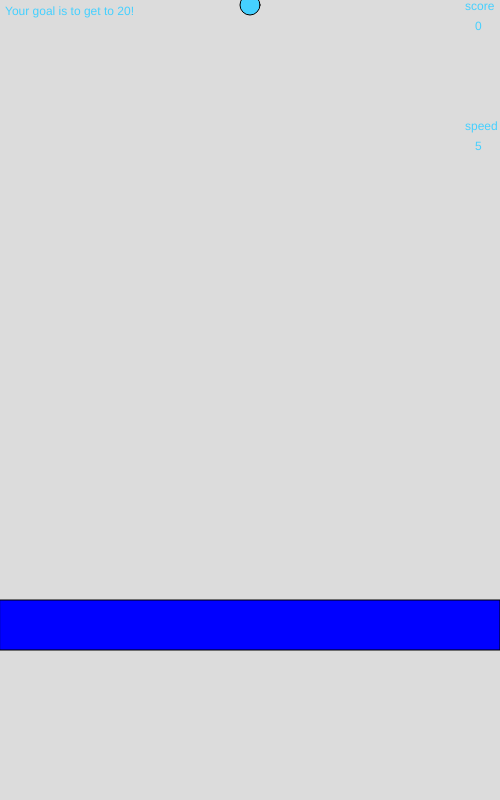
Frame 1 (no input)
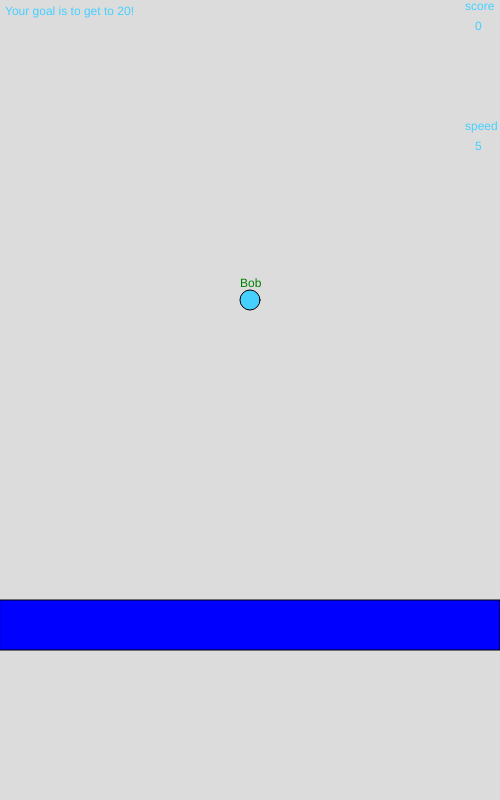
Frame 60 (no input)
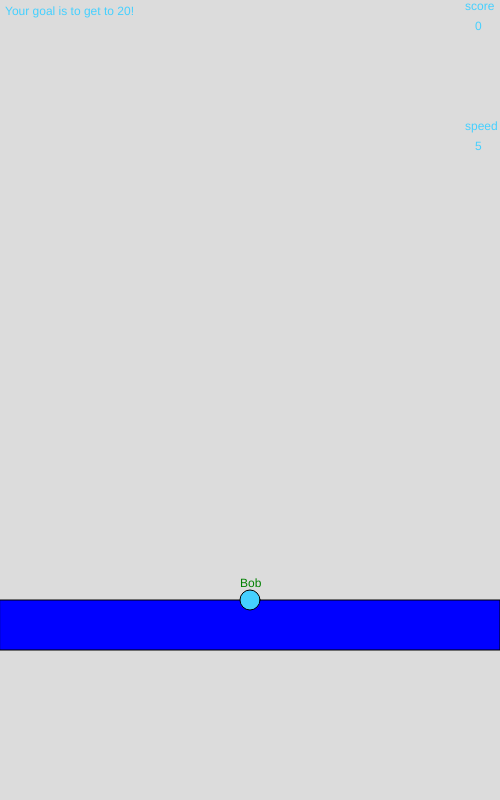
Frame 120 (the mouse pressed at the canvas centre since frame 60)

The p5.js sketch that drew these frames (run headless with seeded random() and noise() and a simulated clock; from frame 60 on, the mouse is pressed at the canvas centre):

// p5.js sketch
// ── sketch.js
function setup() {
  createCanvas(500, 800);
}
var BobFall = 0
var BobScore = 0
var BobSpeed = 5
var BobLength = 50
var BobDisplay = 0
function draw() {
  background(220);
  BobFall = BobFall + BobSpeed
  fill('blue')
  rect(0,600,500,BobLength)
  fill('rgb(69,208,255)')
  ellipse(250,BobFall,20,20)
  fill('green')
  if(BobScore > 99){
  text('You won!', 250, 400)
}
  text('Bob',240, BobFall-13)
  fill('rgb(69,208,255)')
  if(BobScore > 99){
  rect(00,00,600,800)
    
}
  if(BobScore > 68 && BobScore < 70){
  text('NICE',250,400)
    
}
  if(BobFall > 790){
    BobFall = 0
    }
  if(BobScore<20){
      text('Your goal is to get to 20!', 5, 15)
  }
  if(BobScore >= 20 && BobScore < 50){
    text('Your goal is to get to 50!',5,15)
  }
    if(BobDisplay > 1){
  rect(20,60,50)
  rect(420,60,50)
      fill(56,128,0)
      text('speed up', 20, 60)
      text('speed down', 420,60)
  }
  text('score',465,10)
  text(BobScore, 475, 30)
  text('speed', 465, 130)
  text(BobSpeed, 475,150)
}

function keyPressed() {
  if(key == '6'){
    BobScore = BobScore + 1
    BobDisplay = BobDisplay + 0.05
  }
  if(key == '5'){
    BobScore = BobScore - 1
  }
  if(key == 'w' & BobFall > 550+BobLength & BobFall < 600+BobLength){
    BobScore = BobScore + 1
    BobDisplay = BobDisplay + 0.05
  } else {
    if(key=='w'){BobFall = 0
    BobScore = BobScore - 1
}
      if(BobScore < 0){
  BobScore = BobScore = 0
}
}
}

function mousePressed() {
  if(BobDisplay>=1 && mouseX > 20 && mouseX < 70 && mouseY > 60 && mouseY < 110){
    if(BobScore>0&&BobSpeed<10){BobSpeed = BobSpeed + 1
    BobScore = BobScore - 1}
  }
  if(BobDisplay>=1 && mouseX > 430 && mouseX < 490 && mouseY >60 && mouseY < 110){
    if(BobSpeed > 1 && BobScore > 1){
      BobSpeed = BobSpeed - 1
      BobScore = BobScore -1
    }
  }
  
}
